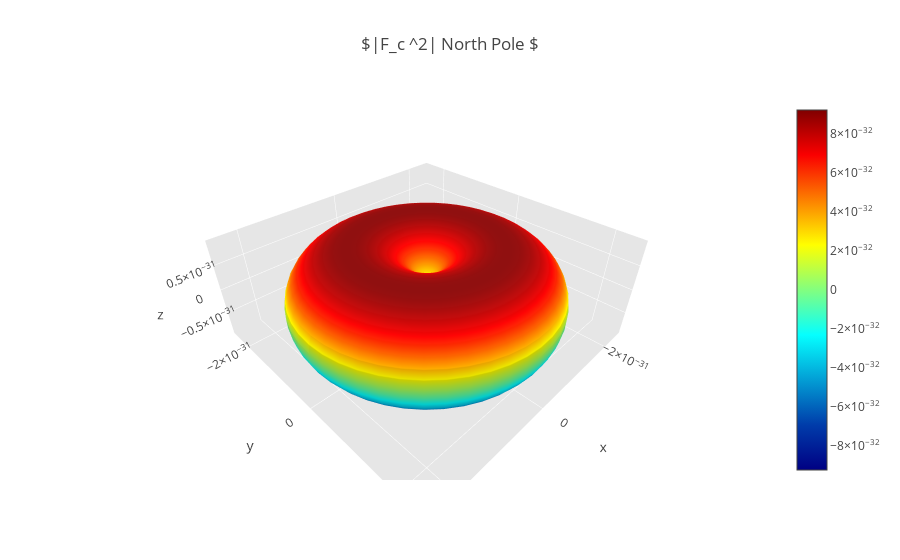

The code cell stored with this chart in its notebook:
### Markdown cell above
# Fc^2 North Pole

### Code cell
import numpy as np
import plotly.plotly
plotly.offline.init_notebook_mode(connected=True)
import plotly.offline as py
import plotly.graph_objs as go

import pycbc
from pycbc.detector import Detector
from pycbc.waveform import get_td_waveform

# Euler's angles 
theta_aux = np.linspace(0,np.pi,50) # right ascension
phi_aux = np.linspace(0,2*np.pi,50) # declination
psi = 0 # polarization

# compute grid for theta and phi
theta, phi  = np.meshgrid(theta_aux, phi_aux)

# compute antenna pattern f-plus and f-cross
for index in range(len(theta)):
    fp, fc = pycbc.detector.overhead_antenna_pattern(phi[index], theta[index], psi)
    # compute |Fc^2|
    abs_fc = abs(pow(fc, 2)) 
    # if you're curious about the numbers 
    # print("|Fc^2| %s" % str(abs_fc))

# set spheriacal coordinates transform
x = abs_fc * np.cos(phi) * np.sin(theta)  # x = r*cos(phi)*sin(theta)
y = abs_fc * np.sin(phi) * np.sin(theta)  # y = r*sin(phi)*sin(theta)
z = abs_fc * np.cos(theta)                # z = np.cos(theta)


surface = go.Surface(x = x, y = y, z = z, colorscale = 'Jet')
data = [surface]

layout = go.Layout(
    title = '$|F_c ^2| North Pole $',
    scene = dict(
        xaxis = dict(
            gridcolor = 'rgb(255, 255, 255)',
            zerolinecolor = 'rgb(255, 255, 255)',
            showbackground = True,
            backgroundcolor ='rgb(230, 230,230)'
        ),
        yaxis = dict(
            gridcolor = 'rgb(255, 255, 255)',
            zerolinecolor = 'rgb(255, 255, 255)',
            showbackground = True,
            backgroundcolor = 'rgb(230, 230,230)'
        ),
        zaxis = dict(
            gridcolor = 'rgb(255, 255, 255)',
            zerolinecolor = 'rgb(255, 255, 255)',
            showbackground = True,
            backgroundcolor = 'rgb(230, 230,230)'
        )
    )
)

fig = go.Figure(data = data, layout = layout)
py.iplot(fig, filename = 'North_pole_fc')

### Figure 1 — Plotly figure (JSON) as saved in the notebook; plotly's stock layout.template omitted (floating-point values rounded to 4 significant figures; data arrays with more than 128 entries replaced by an {"elided": "..."} marker saying what was removed)
{"data": [{"colorscale": "Jet", "type": "surface", "uid": "0b560d4d-34f9-4c6d-a04e-c92d89d36665", "x": {"elided": "50x50 float values"}, "y": {"elided": "50x50 float values"}, "z": {"elided": "50x50 float values"}}], "layout": {"scene": {"xaxis": {"backgroundcolor": "rgb(230, 230,230)", "gridcolor": "rgb(255, 255, 255)", "showbackground": true, "zerolinecolor": "rgb(255, 255, 255)"}, "yaxis": {"backgroundcolor": "rgb(230, 230,230)", "gridcolor": "rgb(255, 255, 255)", "showbackground": true, "zerolinecolor": "rgb(255, 255, 255)"}, "zaxis": {"backgroundcolor": "rgb(230, 230,230)", "gridcolor": "rgb(255, 255, 255)", "showbackground": true, "zerolinecolor": "rgb(255, 255, 255)"}}, "title": {"text": "$|F_c ^2| North Pole $"}}}
